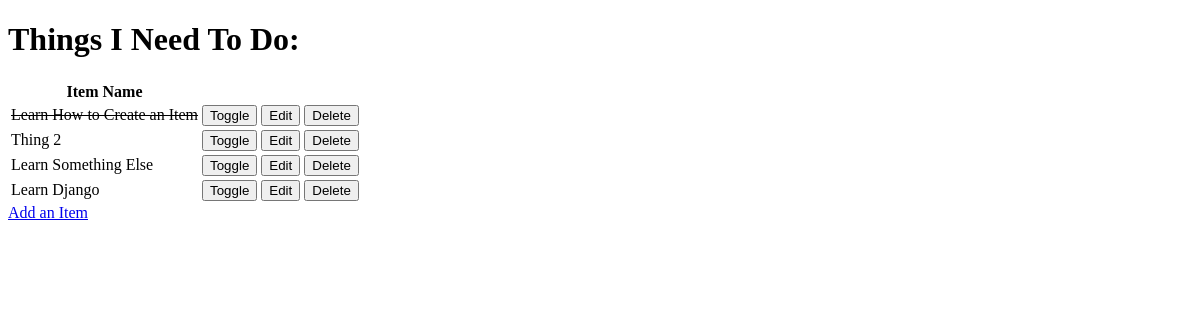
The app's page /, older data.
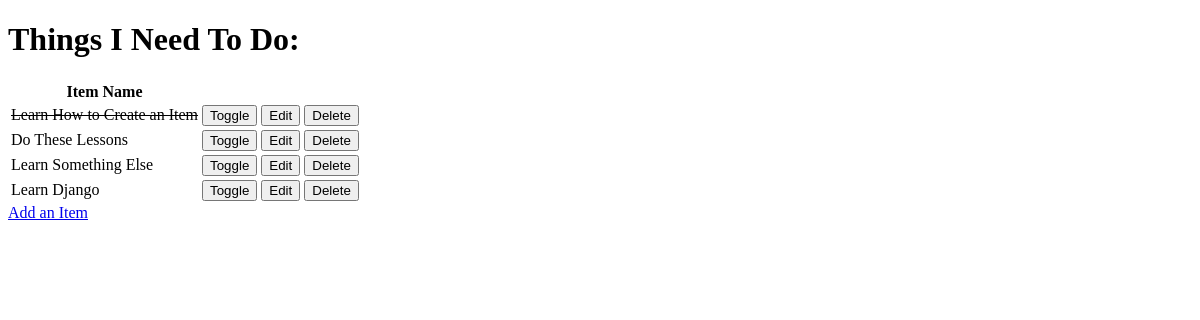
The same page, newer data.
### todo/models.py (models this page shows, shortened)
class Item(models.Model):
    name = models.CharField(max_length=50, null=False, blank=False)
    done = models.BooleanField(null=False, blank=False, default=False)

### todo/views.py (the view)
# urls.py: path('', views.get_todo_list, name='get_todo_list'),
def get_todo_list(request):
    items = Item.objects.all()
    context = {
        'items': items
    }
    return render(request, 'todo/todo_list.html', context)

### todo/templates/todo/todo_list.html (shortened to what this page needs)
<!DOCTYPE html>
<html lang="en">
<head>
</head>
<body>
    <h1>Things I Need To Do:</h1>
    <table>
        <th>Item Name</th>
        {% for item in items %}
            <tr>
                {% if item.done %}
                <td><del>{{ item.name }}</del></td>
                {% else %}
                <td>{{ item.name }}</td>
                {% endif %}
                <td>
                    <a href="/toggle/{{ item.id }}">
                        <button>Toggle</button>
                    </a>
                </td>
                <td>
                    <a href="/edit/{{ item.id }}">
                        <button>Edit</button>
                    </a>
                </td>
                <td>
                    <a href="/delete/{{ item.id }}">
                        <button>Delete</button>
                    </a>
                </td>
            </tr>
        {% empty %}
        <tr><td>You Have Nothing To Do!</td></tr>
        {% endfor %}
    </table>
    <a href="/add">Add an Item</a>
</body>
</html>

Row changes from the older to the newer data that the page shows:
changed Item: name "Thing 2" → "Do These Lessons"
